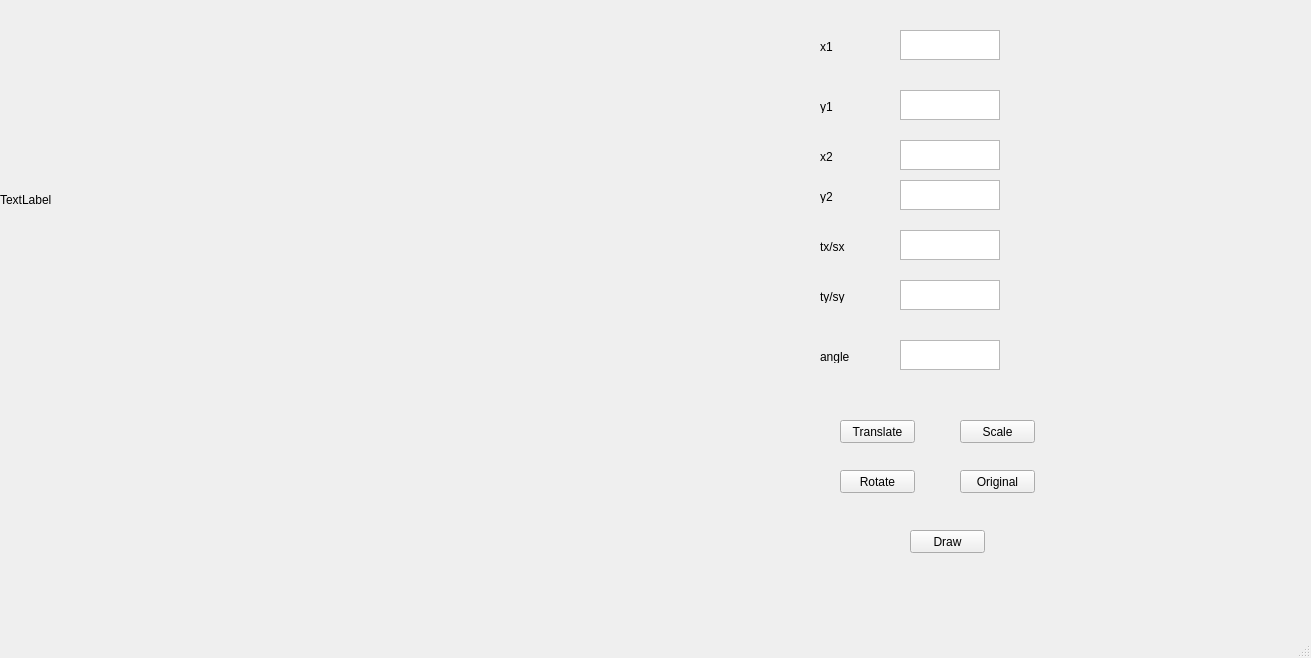
<?xml version="1.0" encoding="UTF-8"?>
<ui version="4.0">
 <class>MainWindow</class>
 <widget class="QMainWindow" name="MainWindow">
  <property name="geometry">
   <rect>
    <x>0</x>
    <y>0</y>
    <width>1311</width>
    <height>658</height>
   </rect>
  </property>
  <property name="windowTitle">
   <string>MainWindow</string>
  </property>
  <widget class="QWidget" name="centralwidget">
   <widget class="QLabel" name="label">
    <property name="geometry">
     <rect>
      <x>0</x>
      <y>0</y>
      <width>400</width>
      <height>400</height>
     </rect>
    </property>
    <property name="text">
     <string>TextLabel</string>
    </property>
   </widget>
   <widget class="QLabel" name="label_2">
    <property name="geometry">
     <rect>
      <x>820</x>
      <y>40</y>
      <width>47</width>
      <height>13</height>
     </rect>
    </property>
    <property name="text">
     <string>x1</string>
    </property>
   </widget>
   <widget class="QLabel" name="label_3">
    <property name="geometry">
     <rect>
      <x>820</x>
      <y>100</y>
      <width>47</width>
      <height>13</height>
     </rect>
    </property>
    <property name="text">
     <string>y1</string>
    </property>
   </widget>
   <widget class="QLabel" name="label_4">
    <property name="geometry">
     <rect>
      <x>820</x>
      <y>150</y>
      <width>47</width>
      <height>13</height>
     </rect>
    </property>
    <property name="text">
     <string>x2</string>
    </property>
   </widget>
   <widget class="QLabel" name="label_5">
    <property name="geometry">
     <rect>
      <x>820</x>
      <y>190</y>
      <width>47</width>
      <height>13</height>
     </rect>
    </property>
    <property name="text">
     <string>y2</string>
    </property>
   </widget>
   <widget class="QLabel" name="label_6">
    <property name="geometry">
     <rect>
      <x>820</x>
      <y>240</y>
      <width>47</width>
      <height>13</height>
     </rect>
    </property>
    <property name="text">
     <string>tx/sx</string>
    </property>
   </widget>
   <widget class="QLabel" name="label_7">
    <property name="geometry">
     <rect>
      <x>820</x>
      <y>290</y>
      <width>47</width>
      <height>13</height>
     </rect>
    </property>
    <property name="text">
     <string>ty/sy</string>
    </property>
   </widget>
   <widget class="QLabel" name="label_8">
    <property name="geometry">
     <rect>
      <x>820</x>
      <y>350</y>
      <width>47</width>
      <height>13</height>
     </rect>
    </property>
    <property name="text">
     <string>angle</string>
    </property>
   </widget>
   <widget class="QPushButton" name="pushButton">
    <property name="geometry">
     <rect>
      <x>840</x>
      <y>420</y>
      <width>75</width>
      <height>23</height>
     </rect>
    </property>
    <property name="text">
     <string>Translate</string>
    </property>
   </widget>
   <widget class="QPushButton" name="pushButton_2">
    <property name="geometry">
     <rect>
      <x>960</x>
      <y>420</y>
      <width>75</width>
      <height>23</height>
     </rect>
    </property>
    <property name="text">
     <string>Scale</string>
    </property>
   </widget>
   <widget class="QPushButton" name="pushButton_3">
    <property name="geometry">
     <rect>
      <x>840</x>
      <y>470</y>
      <width>75</width>
      <height>23</height>
     </rect>
    </property>
    <property name="text">
     <string>Rotate</string>
    </property>
   </widget>
   <widget class="QPushButton" name="pushButton_4">
    <property name="geometry">
     <rect>
      <x>960</x>
      <y>470</y>
      <width>75</width>
      <height>23</height>
     </rect>
    </property>
    <property name="text">
     <string>Original</string>
    </property>
   </widget>
   <widget class="QPushButton" name="pushButton_5">
    <property name="geometry">
     <rect>
      <x>910</x>
      <y>530</y>
      <width>75</width>
      <height>23</height>
     </rect>
    </property>
    <property name="text">
     <string>Draw</string>
    </property>
   </widget>
   <widget class="QTextEdit" name="textEdit">
    <property name="geometry">
     <rect>
      <x>900</x>
      <y>30</y>
      <width>100</width>
      <height>30</height>
     </rect>
    </property>
   </widget>
   <widget class="QTextEdit" name="textEdit_2">
    <property name="geometry">
     <rect>
      <x>900</x>
      <y>90</y>
      <width>100</width>
      <height>30</height>
     </rect>
    </property>
   </widget>
   <widget class="QTextEdit" name="textEdit_3">
    <property name="geometry">
     <rect>
      <x>900</x>
      <y>140</y>
      <width>100</width>
      <height>30</height>
     </rect>
    </property>
   </widget>
   <widget class="QTextEdit" name="textEdit_4">
    <property name="geometry">
     <rect>
      <x>900</x>
      <y>180</y>
      <width>100</width>
      <height>30</height>
     </rect>
    </property>
   </widget>
   <widget class="QTextEdit" name="textEdit_5">
    <property name="geometry">
     <rect>
      <x>900</x>
      <y>230</y>
      <width>100</width>
      <height>30</height>
     </rect>
    </property>
   </widget>
   <widget class="QTextEdit" name="textEdit_6">
    <property name="geometry">
     <rect>
      <x>900</x>
      <y>280</y>
      <width>100</width>
      <height>30</height>
     </rect>
    </property>
   </widget>
   <widget class="QTextEdit" name="textEdit_7">
    <property name="geometry">
     <rect>
      <x>900</x>
      <y>340</y>
      <width>100</width>
      <height>30</height>
     </rect>
    </property>
   </widget>
  </widget>
  <widget class="QMenuBar" name="menubar">
   <property name="geometry">
    <rect>
     <x>0</x>
     <y>0</y>
     <width>1311</width>
     <height>21</height>
    </rect>
   </property>
  </widget>
  <widget class="QStatusBar" name="statusbar"/>
 </widget>
 <resources/>
 <connections/>
</ui>
